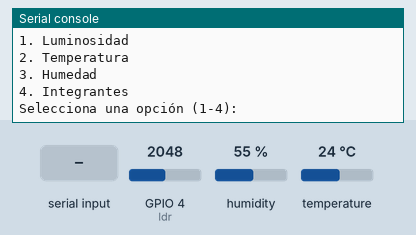
Simulated run of this program. Board: ESP32 board running MicroPython. Shown: the last lines printed to the serial console. The inputs (shaded band) are chosen by the test bench; at power-on: GPIO 4 (ldr) = 2048, temperature 24 °C, humidity 55 % (analog values on the 0–4095 scale).

Above: at 1.2 s.
1.3 s: "1" typed at the serial console, then Enter
At 1.7 s:
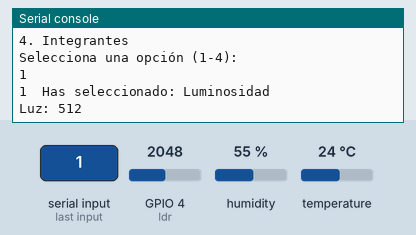
2.8 s: GPIO 4 (ldr) set to 2866
At 3.2 s:
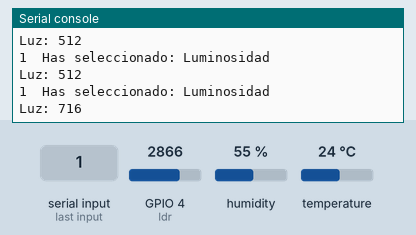
4.3 s: "2" typed at the serial console, then Enter
At 6.7 s:
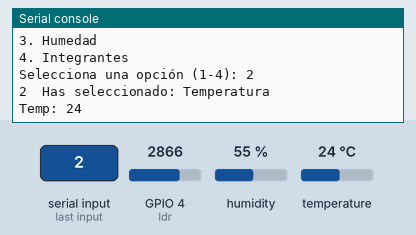
7.3 s: temperature set to 12 °C
At 7.8 s:
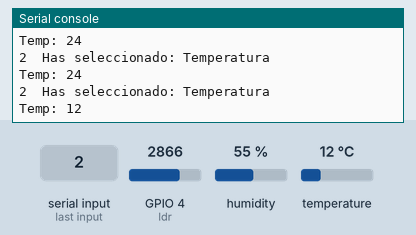
8.8 s: "3" typed at the serial console, then Enter
At 11.7 s:
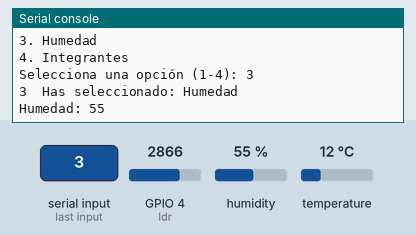
11.8 s: humidity set to 22 %
At 12.5 s:
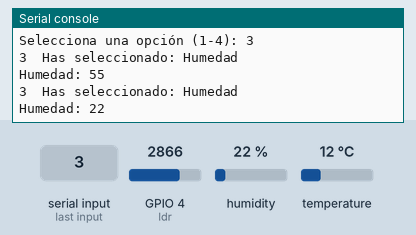

The program:

codprueba.py
```python
import machine
import ssd1306
from utime import sleep_ms
from time import sleep
import dht
import time
import utime

sensordht = dht.DHT11(machine.Pin(18))


def mostrarTemperatura():
    sensordht.measure()
    temp = sensordht.temperature()
    print("Temp:", temp)
    sleep_ms(500)

def mostrarHumedad():
    sensordht.measure()
    hum = sensordht.humidity()
    print("Humedad:", hum)
    sleep_ms(500)

def mostrar_menu():
    print("Menú de opciones:")
    print("1. Luminosidad")
    print("2. Temperatura")
    print("3. Humedad")
    print("4. Integrantes")

# Configurar pin 4 como entrada analógica (ADC)
ldr = machine.ADC(machine.Pin(4))
ldr.atten(machine.ADC.ATTN_11DB)   # Permite leer hasta 3.3V aprox.
ldr.width(machine.ADC.WIDTH_10BIT) # Resolución de 10 bits (0–1023)
def mostrarLuminosidad():
    valor = ldr.read()   # Lee el valor ADC (0–1023)
    print("Luz:", valor)
    sleep_ms(500)

def mostrarLOGONombres():
    print("Integrantes del grupo:")
    print(" - Juan David Castro")


while True:
    mostrar_menu()
    opcion = input("Selecciona una opción (1-4): ")
    inicio = utime.ticks_ms()
    while utime.ticks_diff(utime.ticks_ms(), inicio) < 5000:  # 5000 ms = 5 segundos
        if opcion == "1":
            print("1  Has seleccionado: Luminosidad")
            mostrarLuminosidad()
        elif opcion == "2":
            print("2  Has seleccionado: Temperatura")
            mostrarTemperatura()
        elif opcion == "3":
            print("3  Has seleccionado: Humedad")
            mostrarHumedad()
        elif opcion == "4":
            print("4  Has seleccionado: Integrantes")
            mostrarLOGONombres()
        else:
            print("Opción no válida. Intenta de nuevo.")
    print()  # Línea en blanco para separar
```

Measured:
- after the input at 1.3 s, the serial console: prints a new line at once (image 1)
- after the input at 2.8 s, the serial console: prints a new line at once (image 2)
- after the input at 4.3 s, the serial console: prints a new line after 2.0 s (image 3)
- after the input at 7.3 s, the serial console: prints a new line after 0.08 s (image 4)
- after the input at 8.8 s, the serial console: prints a new line after 2.7 s (image 5)
- after the input at 11.8 s, the serial console: prints a new line after 0.28 s (image 6)
